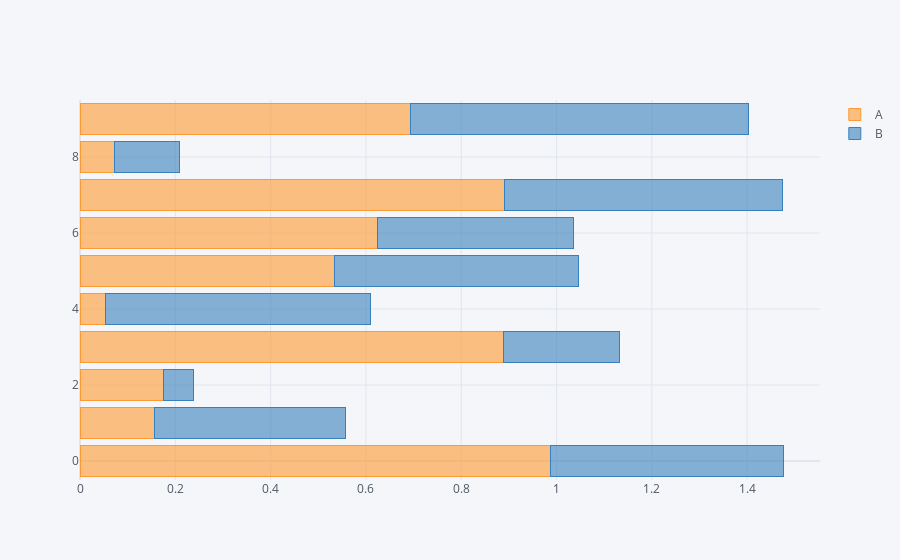

The code cell stored with this chart in its notebook:
### Code cell
df.iplot(kind='bar', barmode='stack', orientation='h')

### Figure 1 — Plotly figure (JSON) as saved in the notebook; plotly's stock layout.template omitted (floating-point values rounded to 4 significant figures)
{"data": [{"marker": {"color": "rgba(255, 153, 51, 0.6)", "line": {"color": "rgba(255, 153, 51, 1.0)", "width": 1}}, "name": "A", "orientation": "h", "text": "", "type": "bar", "x": [0.9866, 0.1568, 0.1758, 0.8896, 0.05326, 0.5338, 0.6236, 0.8911, 0.07181, 0.6942], "y": [0, 1, 2, 3, 4, 5, 6, 7, 8, 9]}, {"marker": {"color": "rgba(55, 128, 191, 0.6)", "line": {"color": "rgba(55, 128, 191, 1.0)", "width": 1}}, "name": "B", "orientation": "h", "text": "", "type": "bar", "x": [0.4886, 0.4, 0.06138, 0.2433, 0.5566, 0.5132, 0.4125, 0.584, 0.1363, 0.7088], "y": [0, 1, 2, 3, 4, 5, 6, 7, 8, 9]}], "layout": {"barmode": "stack", "legend": {"bgcolor": "#F5F6F9", "font": {"color": "#4D5663"}, "traceorder": "normal"}, "paper_bgcolor": "#F5F6F9", "plot_bgcolor": "#F5F6F9", "title": {"font": {"color": "#4D5663"}}, "xaxis": {"gridcolor": "#E1E5ED", "showgrid": true, "tickfont": {"color": "#4D5663"}, "title": {"font": {"color": "#4D5663"}, "text": ""}, "zerolinecolor": "#E1E5ED"}, "yaxis": {"gridcolor": "#E1E5ED", "showgrid": true, "tickfont": {"color": "#4D5663"}, "title": {"font": {"color": "#4D5663"}, "text": ""}, "zerolinecolor": "#E1E5ED"}}}
